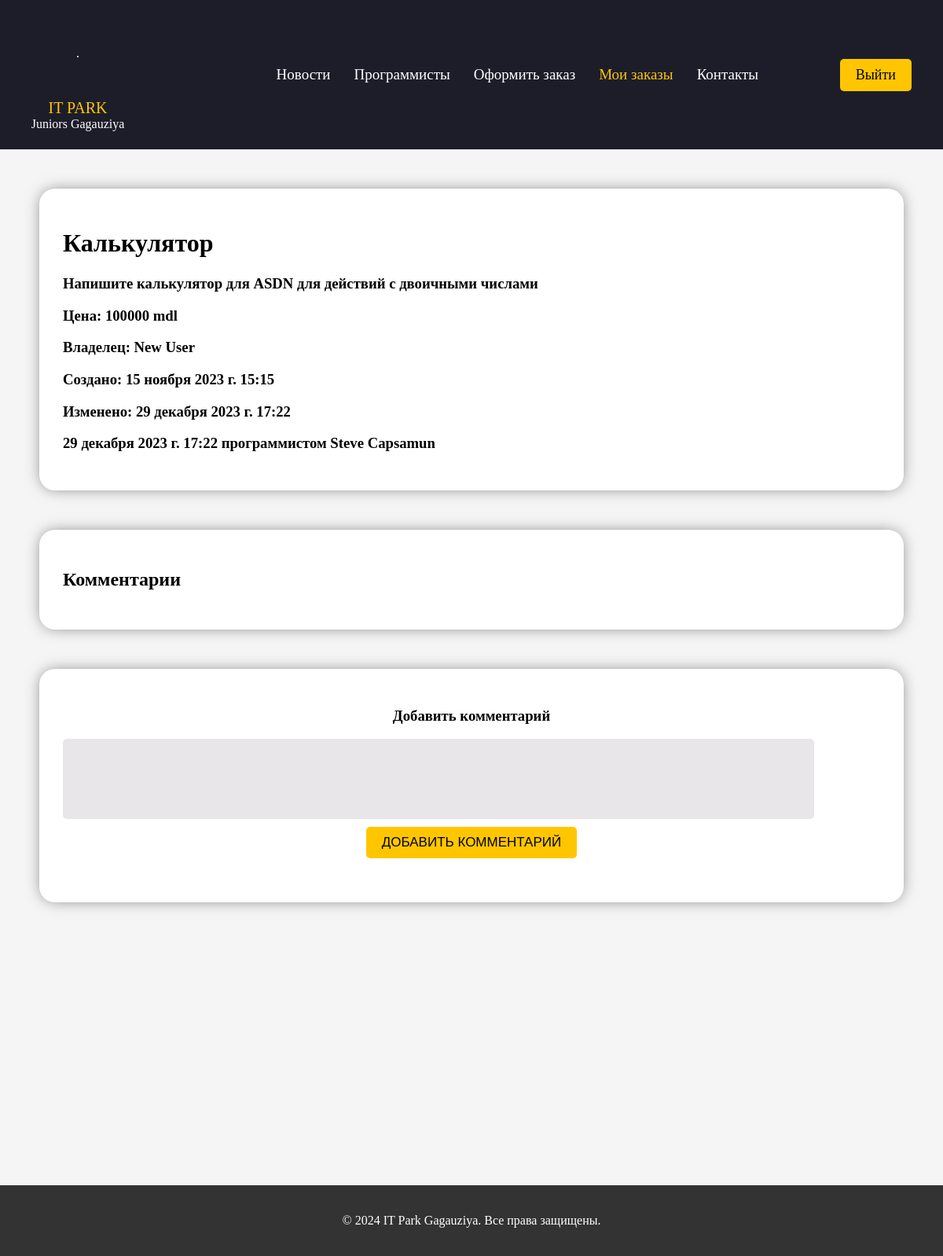
Before: /customer/order/10/ (signed in) with the older database file.
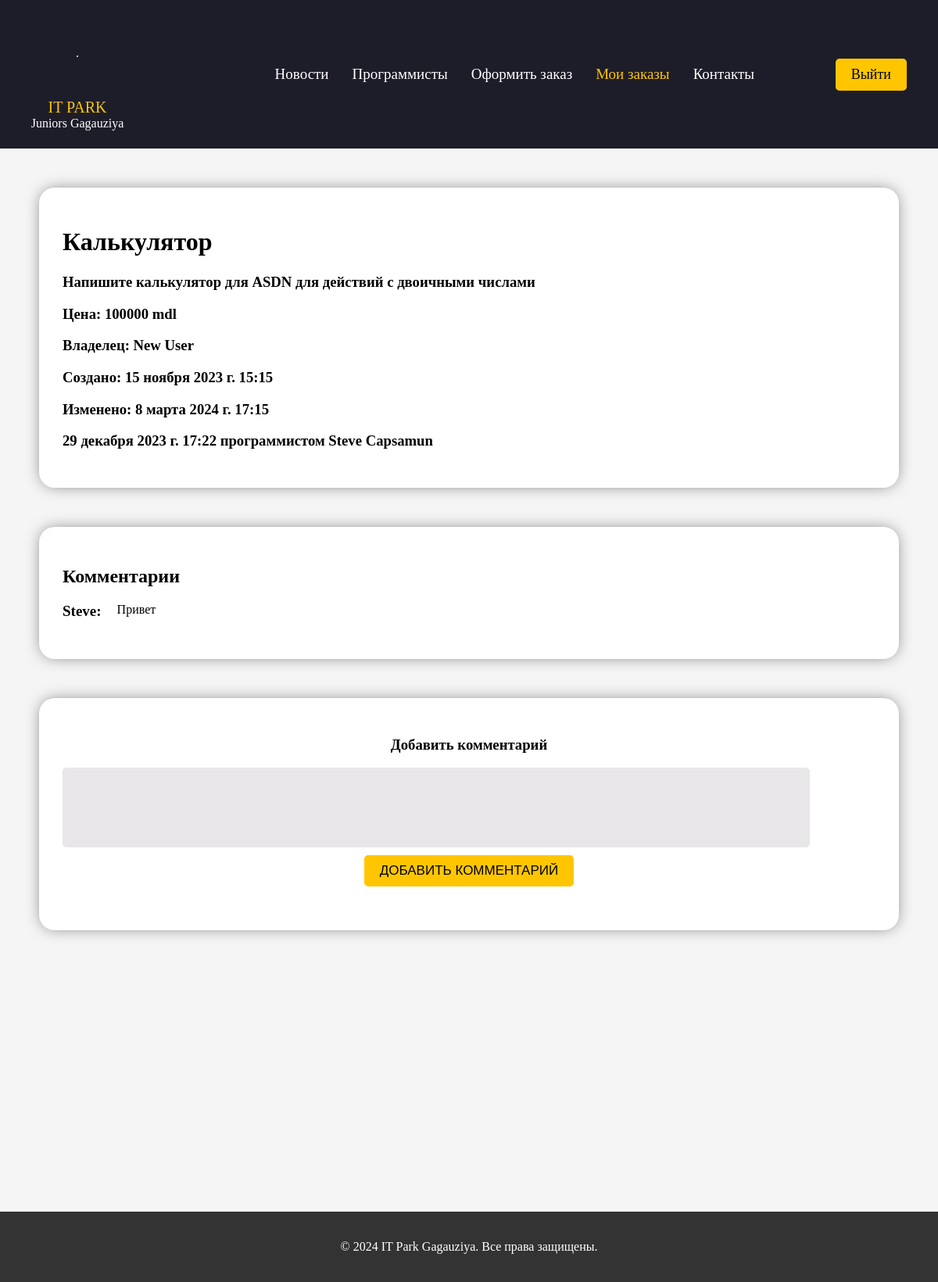
After: the same page with the newer database file.
### customer/models.py (models this page shows, shortened)
class Order(models.Model):
    order_id = models.IntegerField(default=1)
    title = models.CharField(max_length=250)
    full_subscription = models.TextField()
    price = models.IntegerField(default=0)
    user = models.ForeignKey(User, on_delete=models.CASCADE, related_name='customer_orders')
    programmer = models.ForeignKey(User,
                                   on_delete=models.SET_NULL, null=True,
                                   blank=True, related_name='programmer_orders')
    created = models.DateTimeField(auto_now_add=True)
    updated = models.DateTimeField(auto_now=True)
    taken = models.DateTimeField(null=True, blank=True)
    is_done = models.BooleanField(default=False)
    is_approved = models.BooleanField(default=False)
    is_payed = models.BooleanField(default=False)

class Comment(models.Model):
    order = models.ForeignKey(Order, on_delete=models.CASCADE, related_name='comments')
    user = models.ForeignKey(User, on_delete=models.CASCADE)
    text = models.TextField()
    created = models.DateTimeField(auto_now_add=True)

### customer/views.py (the view)
# urls.py: path('order/<int:order_id>/', views.view_order_detail, name='order_detail'),
@user_passes_test(lambda u: u.groups.filter(name='Заказчик').exists())
def view_order_detail(request, order_id):
    order = get_object_or_404(Order, id=order_id)
    if order.user != request.user:
        return render(request,
                      'customer/view_order_detail.html',
                      {"access_denied": True})
    if request.method == 'POST':
        form = CommentForm(request.POST)
        if form.is_valid():
            form.instance.order = order
            form.instance.user = request.user
            form.save()
            form = CommentForm()
    else:
        form = CommentForm()
    comments = order.comments.all()
    return render(request, 'customer/view_order_detail.html',
                  {"order": order,
                   "comments": comments,
                   "form": form})

### customer/forms.py
class CommentForm(forms.ModelForm):
    class Meta:
        model = Comment
        fields = ['text']
        widgets = {
            'text': forms.Textarea(attrs={'rows': 4}),
        }

### customer/templates/customer/view_order_detail.html (shortened to what this page needs)
{% extends "customer/base.html" %}
{% load static %}
{% block content %}
{% if access_denied %}
    <div id="access-denied-message" style="display: none;">
      <p>Доступ запрещен</p>
            <div class="cross-loading">
                <div class="customElement">
                    <div class="customBorder" id="close-button" onclick="closeAccessDenied()"></div>
                </div>
                <div class="cross"></div>
                <div class="cross2"></div>
            </div>
    </div>
    <div class="return-button">
        <a href="{% url 'customer:view_orders' %}">Вернуться к заказам</a>
    </div>
{% else %}
    <div class="order-container">
        <h1>{{ order.title }}</h1>
        <h3>{{ order.full_subscription }}</h3>
        {% if order.price %}
            <h3>Цена: {{ order.price }} mdl</h3>
        {% else %}
            <h3>Цена: Договорная</h3>
        {% endif %}
        <h3>Владелец: {{ order.user.first_name }} {{ order.user.last_name }}</h3>
        <h3>Создано: {{ order.created }}</h3>
        <h3>Изменено: {{ order.updated }}</h3>
        {% if order.taken %}
            <h3>{{ order.taken }} программистом {{ order.programmer.first_name }} {{ order.programmer.last_name }}</h3>
        {% else %}
            <h3>Заказ ещё никто не начал выполнять</h3>
        {% endif %}
    </div>
    <div class="order-container">
        <h2>Комментарии</h2>
        {% for comment in comments %}
            <div class="inline-comment">
                {% if comment.user.username == order.user.username %}
                    <div class="comment-author">Заказчик: </div>
                {% else %}
                    <div class="comment-author">{{ comment.user.first_name }}: </div>
                {% endif %}
                    <div class="comment-text">{{ comment.text }}</div>
            </div>
        {% endfor %}
    </div>
    <div class="new-comment-container">
        <form method="post">
            <h3>Добавить комментарий</h3>
                {{ form.text }}
            <p><input type="submit" value="Добавить комментарий"></p>
        </form>
    </div>
{% endif %}
{% endblock %}

### customer/templates/customer/base.html (shortened to what this page needs)
{% load static %}
<!DOCTYPE html>
<html lang="en">
<head>
    <link rel="stylesheet" href="{% static 'customer/css/styles.css' %}">
    <link rel="stylesheet" href="{% static 'customer/css/access-denied.css' %}">
</head>
<body>
    <header>
        <div class="logo-container">
            <a href="{% url 'customer:customer_home' %}">
                <div class="circle-center"></div>
                <svg class="logo" viewBox="0 0 100 100">
                    <circle cx="50" cy="50" r="49" />
                    <circle cx="50" cy="50" r="49" />
                    <circle cx="50" cy="50" r="49" />
                    <circle cx="50" cy="50" r="49" />
                </svg>
            </a>
            <div class="logo-text-1">IT Park</div>
            <div class="logo-text-2">Juniors Gagauziya</div>
        </div>
        <menu>
            <a href="{% url 'customer:news_view' %}">Новости</a>
            <a href="{% url 'customer:view_programmers' %}">Программисты</a>
            <a href="{% url 'customer:create_order' %}">Оформить заказ</a>
            <a href="{% url 'customer:view_orders' %}">Мои заказы</a>
            <a href="{% url 'customer:404' %}">Контакты</a>
        </menu>
        <div class="auth-box">
            <a href="{% url 'customer:logout' %}" class="logout-button">Выйти</a>
        </div>
    </header>
    {% block content %}
    {% endblock %}
    <footer>
        <div class="footer-content">
            <p>&copy; <span id="current-year"></span> IT Park Gagauziya. Все права защищены.</p>
        </div>
    </footer>
</body>
</html>

### customer/static/customer/css/styles.css (style rules this page uses)
body { margin: 0; padding: 0; background-color: #f5f5f5; font-family: Comic Sans MS, Comic Sans, cursive; }
header { background-color: #1d1d2a; padding: 20px 0; display: flex; align-items: center; margin: 0; }
.logo-container { display: block; margin: 0; padding: 0; margin-left: 2%; height: 150px; width: 150px; }
.logo { width: 100px; height: 100px; position: relative; left: 25px; }
.logo-text-1, .logo-text-2 { display: flex; justify-content: center; }
.logo-text-1 { font-size: 20px; text-transform: uppercase; color: #ffc600; }
.logo-text-2 { color: white; }
:root { --animation-duration: 1600; }
.circle-center { width: 2px; height: 2px; background-color: white; border-radius: 50%; box-shadow: 0 0 1vh 1px var(--color); position: relative; top: 52px; left: 50%; transform: translate(-50%, -50%); transition: 0.75s; }
svg { width: 100%; height: 100%; }
menu { position: relative; left: 14.8%; display: flex; padding: 0; }
menu a { text-decoration: none; color: white; margin-right: 30px; font-size: 19px; }
menu a:last-child { margin-right: 0px; }
.auth-box { position: absolute; right: 0; display: flex; align-items: center; padding: 10px; border-radius: 10px; }
.logout-button { position: relative; background-color: #ffc600; text-decoration: none; color: black; font-size: 18px; right: 30px; padding: 10px 20px; border-radius: 5px; transition: background-color 0.2s, color 0.2s; }
form p { width:100%; overflow:auto; }
input, textarea { clear:both; float:left; margin:0 0 10px; background: white; border:0; padding:6px 10px; font-size:14px; border-radius: 5px; }
textarea { width: 330px; }
input[type=submit], a.button { background: #ffc600; color: black; padding:10px 20px; font-size:17px; text-transform:uppercase; border-radius: 5px; transition: background-color 0.2s, color 0.2s; }
.create-order h1, p { text-align: center; }
.inline-comment { display: flex; margin-bottom: 20px; text-align: center; }
.comment-author { font-weight: bold; font-size: 19px; }
.comment-text { margin-left: 20px; }
.new-comment-container { margin: 50px; background-color: white; padding: 30px; border-radius: 20px; box-shadow: 0px 0px 19px -3px rgba(0,0,0,0.5); }
.new-comment-container #id_text { width: 90%; height: 90px; resize: none; }
.new-comment-container textarea { background-color: #46394B20; }
.new-comment-container p { display: flex; justify-content: center; }
.new-comment-container h3 { display: flex; justify-content: center; }
.order-container { margin: 50px; background-color: white; padding: 30px; border-radius: 20px; box-shadow: 0px 0px 19px -3px rgba(0,0,0,0.5); }
footer { background-color: #333; color: white; padding: 20px 0; margin: 0; bottom: 0; text-align: center; }
.footer-content { max-width: 1200px; margin: 0 auto; }

Changed rows visible on the page:
changed Order "Калькулятор": updated "29 декабря 2023 г. 17:22" → "8 марта 2024 г. 17:15"
added Comment: user.first_name "Steve", text "Привет"
